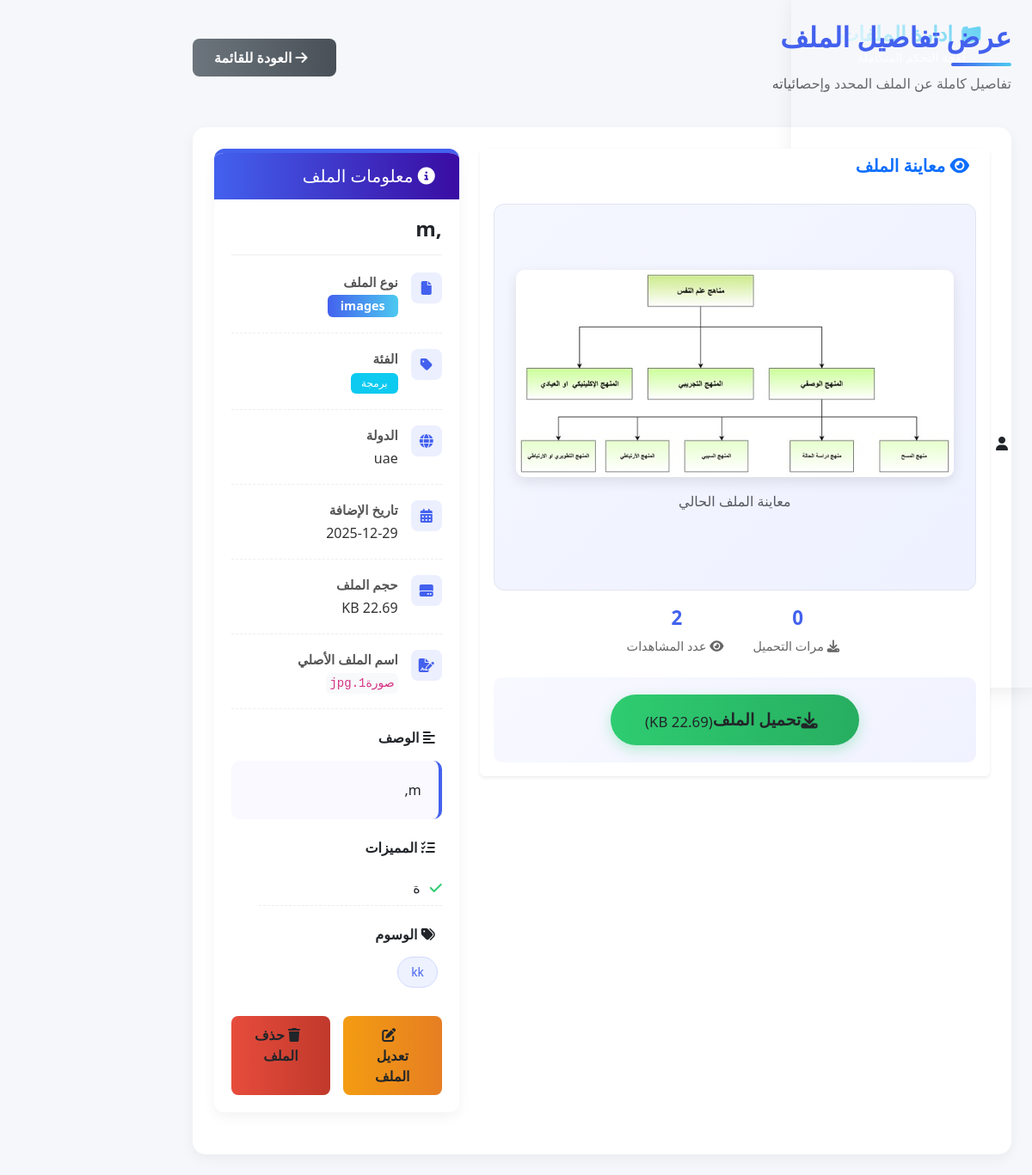
/view_work.php?id=12, run on the app's committed database.
### tables this page shows
CREATE TABLE `works` (
  `id` int(11) NOT NULL,
  `title` varchar(255) NOT NULL,
  `category` varchar(100) NOT NULL,
  `country` varchar(100) NOT NULL,
  `type` varchar(50) DEFAULT 'image',
  `media_path` varchar(500) NOT NULL,
  `media_url` varchar(500) NOT NULL,
  `file_name` varchar(255) NOT NULL,
  `file_size` int(11) DEFAULT NULL,
  `file_extension` varchar(20) DEFAULT NULL,
  `description` text DEFAULT NULL,
  `features` longtext DEFAULT NULL CHECK (json_valid(`features`)),
  `date` date NOT NULL,
  `featured` tinyint(1) DEFAULT 0,
  `tags` longtext DEFAULT NULL CHECK (json_valid(`tags`)),
  `downloads_count` int(11) DEFAULT 0,
  `views_count` int(11) DEFAULT 0,
  `created_at` timestamp NOT NULL DEFAULT current_timestamp(),
  `updated_at` timestamp NOT NULL DEFAULT current_timestamp() ON UPDATE current_timestamp(),
  `thumbnail_url` varchar(500) DEFAULT NULL
);

### config.php (called while the page is built, shortened)
<?php
function formatFileSize($bytes) {
    $units = ['B', 'KB', 'MB', 'GB', 'TB'];
    $bytes = max($bytes, 0);
    $pow = floor(($bytes ? log($bytes) : 0) / log(1024));
    $pow = min($pow, count($units) - 1);
    $bytes /= pow(1024, $pow);
    return round($bytes, 2) . ' ' . $units[$pow];
}
function getFileTypeName($type) {
    $names = [
        'صورة' => 'صورة',
        'فيديو' => 'فيديو',
        'PDF' => 'PDF',
        'Word' => 'Word',
        'Excel' => 'Excel',
        'PowerPoint' => 'PowerPoint',
        'نص' => 'نص',
        'أرشيف' => 'أرشيف',
        'مستند' => 'مستند'
    ];
    return $names[$type] ?? $type;
}
?>

### view_work.php (the view, shortened to what this page needs)
<?php
require_once 'config.php';
$workId = $_GET['id'];
$pdo->prepare("UPDATE works SET views_count = views_count + 1 WHERE id = ?")->execute([$workId]);
$stmt = $pdo->prepare("SELECT * FROM works WHERE id = ?");
$stmt->execute([$workId]);
$work = $stmt->fetch();
$features = [];
$tags = [];
if (!empty($work['features'])) {
    $features = json_decode($work['features'], true);
}
if (!empty($work['tags'])) {
    $tags = json_decode($work['tags'], true);
}
?>
<!DOCTYPE html>
<html lang="ar" dir="rtl">
<head>
    <link rel="stylesheet" href="https://cdnjs.cloudflare.com/ajax/libs/font-awesome/6.4.0/css/all.min.css">
    <link href="https://cdn.jsdelivr.net/npm/bootstrap@5.3.0/dist/css/bootstrap.min.css" rel="stylesheet">
    <link rel="stylesheet" href="https://cdnjs.cloudflare.com/ajax/libs/font-awesome/6.4.0/css/all.min.css">
</head>
<body>
    <div class="container-fluid">
        <div class="row">
            <?php include 'sidebar.php'; ?>
            <main class="col-md-9 ms-sm-auto col-lg-10 px-md-4 py-4">
                <div class="d-flex justify-content-between align-items-center flex-wrap mb-4 page-header">
                    <div>
                        <h1 class="h2 page-title">عرض تفاصيل الملف</h1>
                        <p class="text-muted mb-0">تفاصيل كاملة عن الملف المحدد وإحصائياته</p>
                    </div>
                    <div>
                        <a href="index.php" class="btn back-btn">
                            <i class="fas fa-arrow-right me-2"></i> العودة للقائمة
                        </a>
                    </div>
                </div>
                <div class="main-content">
                    <div class="row">
                        <div class="col-lg-8 mb-4">
                            <div class="card border-0 shadow-sm">
                                <div class="card-header bg-white border-0 pb-0">
                                    <h5 class="mb-3 fw-bold text-primary">
                                        <i class="fas fa-eye me-2"></i> معاينة الملف
                                    </h5>
                                </div>
                                <div class="card-body">
                                    <div class="file-preview-container">
                                        <div class="text-center">
                                            <img src="<?php echo "http://localhost/future_leaders_academy/".$work['media_url']; ?>"
                                                 class="file-preview-img"
                                                 alt="<?php echo htmlspecialchars($work['title']); ?>">
                                            <p class="text-muted mt-3">معاينة الملف الحالي</p>
                                        </div>
                                    </div>
                                    <div class="stats-container">
                                        <div class="stat-item">
                                            <div class="stat-value"><?php echo $work['downloads_count']; ?></div>
                                            <div class="stat-label">
                                                <i class="fas fa-download me-1"></i> مرات التحميل
                                            </div>
                                        </div>
                                        <div class="stat-item">
                                            <div class="stat-value"><?php echo $work['views_count']; ?></div>
                                            <div class="stat-label">
                                                <i class="fas fa-eye me-1"></i> عدد المشاهدات
                                            </div>
                                        </div>
                                    </div>
                                    <div class="download-btn-container">
                                        <a href="<?php echo $work['media_url']; ?>"
                                           class="btn download-btn"
                                           download="<?php echo htmlspecialchars($work['file_name']); ?>">
                                            <i class="fas fa-download me-2"></i> تحميل الملف
                                            <small class="d-block mt-1 fw-normal">(<?php echo formatFileSize($work['file_size']); ?>)</small>
                                        </a>
                                    </div>
                                </div>
                            </div>
                        </div>
                        <div class="col-lg-4 mb-4">
                            <div class="card file-info-card">
                                <div class="card-header">
                                    <h5 class="mb-0">
                                        <i class="fas fa-info-circle me-2"></i> معلومات الملف
                                    </h5>
                                </div>
                                <div class="file-info-content">
                                    <h4 class="file-title"><?php echo htmlspecialchars($work['title']); ?></h4>
                                    <div class="info-item">
                                        <div class="info-icon">
                                            <i class="fas fa-file"></i>
                                        </div>
                                        <div class="info-text">
                                            <div class="info-label">نوع الملف</div>
                                            <div class="info-value">
                                                <span class="badge file-type-badge"><?php echo getFileTypeName($work['type']); ?></span>
                                            </div>
                                        </div>
                                    </div>
                                    <div class="info-item">
                                        <div class="info-icon">
                                            <i class="fas fa-tag"></i>
                                        </div>
                                        <div class="info-text">
                                            <div class="info-label">الفئة</div>
                                            <div class="info-value">
                                                <span class="badge bg-info badge-custom"><?php echo htmlspecialchars($work['category']); ?></span>
                                            </div>
                                        </div>
                                    </div>
                                    <?php if($work['country']): ?>
                                    <div class="info-item">
                                        <div class="info-icon">
                                            <i class="fas fa-globe"></i>
                                        </div>
                                        <div class="info-text">
                                            <div class="info-label">الدولة</div>
                                            <div class="info-value"><?php echo htmlspecialchars($work['country']); ?></div>
                                        </div>
                                    </div>
                                    <?php endif; ?>
                                    <div class="info-item">
                                        <div class="info-icon">
                                            <i class="fas fa-calendar-alt"></i>
                                        </div>
                                        <div class="info-text">
                                            <div class="info-label">تاريخ الإضافة</div>
                                            <div class="info-value"><?php echo date('Y-m-d', strtotime($work['created_at'])); ?></div>
                                        </div>
                                    </div>
                                    <div class="info-item">
                                        <div class="info-icon">
                                            <i class="fas fa-hdd"></i>
                                        </div>
                                        <div class="info-text">
                                            <div class="info-label">حجم الملف</div>
                                            <div class="info-value"><?php echo formatFileSize($work['file_size']); ?></div>
                                        </div>
                                    </div>
                                    <div class="info-item">
                                        <div class="info-icon">
                                            <i class="fas fa-file-signature"></i>
                                        </div>
                                        <div class="info-text">
                                            <div class="info-label">اسم الملف الأصلي</div>
                                            <div class="info-value">
                                                <code class="bg-light p-1 rounded"><?php echo htmlspecialchars($work['file_name']); ?></code>
                                            </div>
                                        </div>
                                    </div>
                                    <div class="mt-4">
                                        <h6 class="fw-bold mb-3">
                                            <i class="fas fa-align-left me-2"></i> الوصف
                                        </h6>
                                        <div class="description-box">
                                            <?php echo nl2br(htmlspecialchars($work['description'])); ?>
                                        </div>
                                    </div>
                                    <?php if (!empty($features)): ?>
                                    <div class="mt-4">
                                        <h6 class="fw-bold mb-3">
                                            <i class="fas fa-list-check me-2"></i> المميزات
                                        </h6>
                                        <ul class="features-list">
                                            <?php foreach($features as $feature): ?>
                                                <li><?php echo htmlspecialchars($feature); ?></li>
                                            <?php endforeach; ?>
                                        </ul>
                                    </div>
                                    <?php endif; ?>
                                    <?php if (!empty($tags)): ?>
                                    <div class="mt-4">
                                        <h6 class="fw-bold mb-3">
                                            <i class="fas fa-tags me-2"></i> الوسوم
                                        </h6>
                                        <div>
                                            <?php foreach($tags as $tag): ?>
                                                <span class="tag-badge"><?php echo htmlspecialchars($tag); ?></span>
                                            <?php endforeach; ?>
                                        </div>
                                    </div>
                                    <?php endif; ?>
                                    <div class="action-buttons">
                                        <a href="edit_work.php?id=<?php echo $work['id']; ?>" class="btn btn-edit">
                                            <i class="fas fa-edit me-2"></i> تعديل الملف
                                        </a>
                                        <a href="delete_work.php?id=<?php echo $work['id']; ?>"
                                           class="btn btn-delete"
                                           onclick="return confirm('هل أنت متأكد من حذف هذا الملف؟');">
                                            <i class="fas fa-trash me-2"></i> حذف الملف
                                        </a>
                                    </div>
                                </div>
                            </div>
                        </div>
                    </div>
                </div>
            </main>
        </div>
    </div>
</body>
</html>

### data on the page
works: media_url (picture), downloads_count "0", views_count "2", file_size "22.69 KB", title ",m", type "images", category "برمجة", country "uae", created_at "2025-12-29", file_name "صورة1.jpg", description "m,", features "ة", tags "kk"
